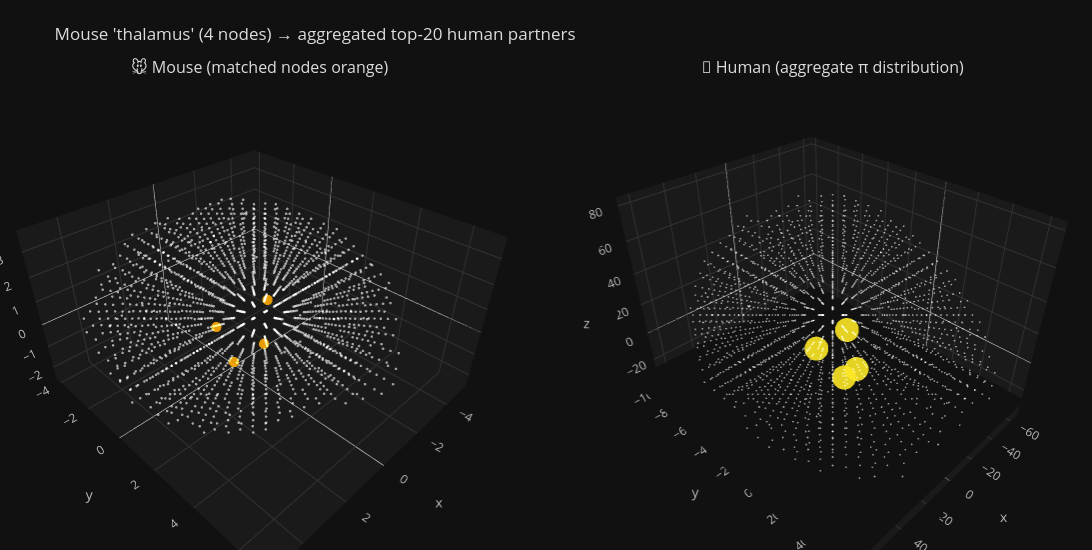

Here is the notebook cell this chart was saved with:
### Markdown cell above
## 5b. Translate a whole region

Two ways to select a set of source nodes whose π is then aggregated:

1. **`region_query`** (substring match on region name) — works for the 21 named
   anchor regions per side (`thalamus`, `amygdala`, `motor`, `striatum`, `pons`,
   `insula`, `visual`, etc.). Most non-anchor nodes have placeholder names like
   `L_100`, so substring lookup won't find them.
2. **`network`** (exact functional-network match) — covers ALL nodes in that
   network including non-anchor ones. Use this if you want to translate a region
   that isn't a named anchor (e.g. zona incerta lives inside the `subcortical`
   network — `network='subcortical'` aggregates all 411 mouse subcortical nodes).

Pass both for AND-filtering (e.g. `region_query='striatum'` + `network='subcortical'`).

### Code cell
# Mouse → human: where does the mouse THALAMUS map?
# (Zona incerta would be ideal but isn't a named region in this atlas;
#  it lives inside the broader subthalamic / thalamus complex.)
plot_region_translation(model, region_query='thalamus',
                          source='mouse', top_k=20, dark=True)

### Figure 1 — Plotly figure (JSON) as saved in the notebook; plotly's stock layout.template omitted (floating-point values rounded to 4 significant figures; data arrays with more than 128 entries replaced by an {"elided": "..."} marker saying what was removed)
{"data": [{"hovertemplate": "%{text}<extra></extra>", "marker": {"color": {"elided": "1864 str values"}, "line": {"width": 0}, "opacity": 0.9, "size": {"elided": "1864 int values"}}, "mode": "markers", "scene": "scene", "showlegend": false, "text": {"elided": "1864 str values"}, "type": "scatter3d", "x": {"elided": "1864 float values"}, "y": {"elided": "1864 float values"}, "z": {"elided": "1864 float values"}}, {"hovertemplate": "%{text}<extra></extra>", "marker": {"color": {"elided": "2094 str values"}, "line": {"width": 0}, "opacity": 0.9, "size": {"elided": "2094 int values"}}, "mode": "markers", "scene": "scene2", "showlegend": false, "text": {"elided": "2094 str values"}, "type": "scatter3d", "x": {"elided": "2094 float values"}, "y": {"elided": "2094 float values"}, "z": {"elided": "2094 float values"}}], "layout": {"annotations": [{"font": {"size": 16}, "showarrow": false, "text": "🐭 Mouse (matched nodes orange)", "x": 0.2375, "xanchor": "center", "xref": "paper", "y": 1, "yanchor": "bottom", "yref": "paper"}, {"font": {"size": 16}, "showarrow": false, "text": "🧠 Human (aggregate π distribution)", "x": 0.7625, "xanchor": "center", "xref": "paper", "y": 1, "yanchor": "bottom", "yref": "paper"}], "font": {"color": "#ddd"}, "height": 550, "margin": {"b": 0, "l": 0, "r": 0, "t": 80}, "paper_bgcolor": "#111", "plot_bgcolor": "#111", "scene": {"aspectmode": "data", "bgcolor": "#111", "domain": {"x": [0, 0.475], "y": [0, 1]}, "xaxis": {"backgroundcolor": "#1a1a1a", "color": "#bbb", "gridcolor": "#333", "title": {"text": "x"}}, "yaxis": {"backgroundcolor": "#1a1a1a", "color": "#bbb", "gridcolor": "#333", "title": {"text": "y"}}, "zaxis": {"backgroundcolor": "#1a1a1a", "color": "#bbb", "gridcolor": "#333", "title": {"text": "z"}}}, "scene2": {"aspectmode": "data", "bgcolor": "#111", "domain": {"x": [0.525, 1], "y": [0, 1]}, "xaxis": {"backgroundcolor": "#1a1a1a", "color": "#bbb", "gridcolor": "#333", "title": {"text": "x"}}, "yaxis": {"backgroundcolor": "#1a1a1a", "color": "#bbb", "gridcolor": "#333", "title": {"text": "y"}}, "zaxis": {"backgroundcolor": "#1a1a1a", "color": "#bbb", "gridcolor": "#333", "title": {"text": "z"}}}, "title": {"text": "Mouse 'thalamus' (4 nodes) → aggregated top-20 human partners"}, "width": 1100}}
